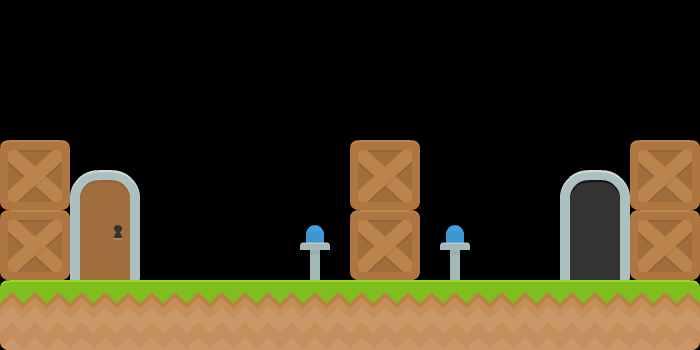

A 2D game scene composited from a Tiled map and its tileset images. What follows is a short description and the map's XML, with each tile layer's data collapsed to a summary:
An orthogonal 10x5 tile map with 70x70 px tiles, 1 tile layer (Tile Layer 1), 2 tilesets and 9 objects (player, exit).

<map version="1.1" tiledversion="2018.09.12" orientation="orthogonal" renderorder="right-down" width="10" height="5" tilewidth="70" tileheight="70" infinite="0" nextlayerid="4" nextobjectid="16">
 <tileset firstgid="1" source="kenney_complete_base_tiles_spritesheet.tsx" />
 <tileset firstgid="157" source="kenney_platformerPack_industrial_tilesheet.tsx" />
 <layer id="2" name="Tile Layer 1" width="10" height="5">
  <data>[50 cells, 22 non-empty, 9 distinct tile ids]</data>
 </layer>
 <objectgroup id="3" name="triggers">
  <object id="1" name="player" x="70" y="210" width="70" height="70">
   <properties>
    <property name="player" type="bool" value="true" />
   </properties>
  </object>
  <object id="2" name="exit" x="560" y="210" width="70" height="70">
   <properties>
    <property name="exit" type="bool" value="true" />
   </properties>
  </object>
  <object id="5" x="0" y="280" width="700" height="70">
   <properties>
    <property name="blockers" value="blrt" />
   </properties>
  </object>
  <object id="9" x="0" y="140" width="70" height="140">
   <properties>
    <property name="blockers" value="blrt" />
   </properties>
  </object>
  <object id="10" x="630" y="140" width="70" height="140" visible="0">
   <properties>
    <property name="blockers" value="blrt" />
   </properties>
  </object>
  <object id="11" x="280" y="210" width="70" height="70">
   <properties>
    <property name="teleport" value="blue" />
    <property name="teleport_exit" type="bool" value="false" />
   </properties>
  </object>
  <object id="12" x="420" y="210" width="70" height="70">
   <properties>
    <property name="teleport" value="blue" />
    <property name="teleport_exit" type="bool" value="true" />
   </properties>
  </object>
  <object id="14" x="630" y="140" width="70" height="140">
   <properties>
    <property name="blockers" value="blrt" />
   </properties>
  </object>
  <object id="15" x="350" y="140" width="70" height="140">
   <properties>
    <property name="blockers" value="blrt" />
   </properties>
  </object>
 </objectgroup>
</map>
